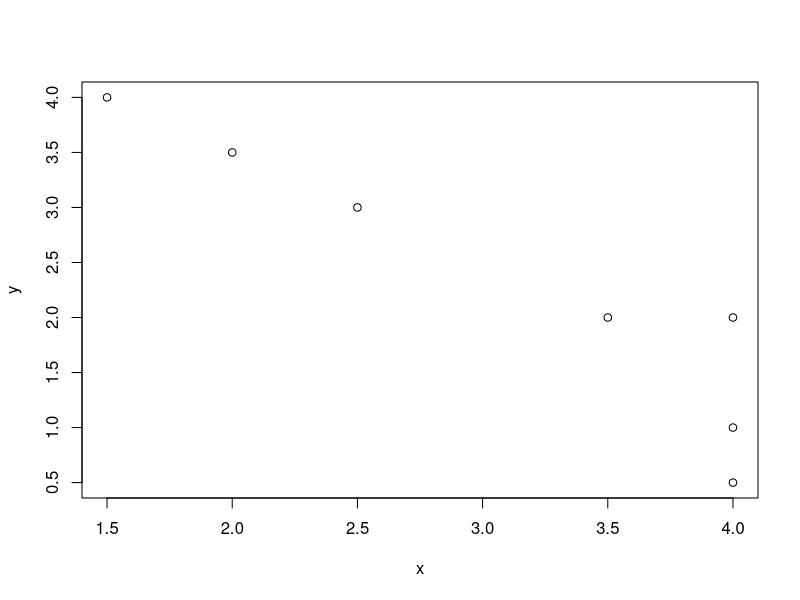

Source code (R):
x <- c(4.0, 4.0, 3.5, 4.0, 2.0, 2.5, 1.5)
y <- c(1.0, 0.5, 2.0, 2.0, 3.5, 3.0, 4.0)
tt <- 1:7

TT <- cbind(rep(1, length(tt)), tt)
X = cbind(rep(1, length(x)), x)

plot(x, y)

calc.thetahat <- function (X, y) {
    return(solve(t(X)%*%X)%*%t(X)%*%y)
}
calc.err <- function (X, y) {
    thetahat <- calc.thetahat(X, y)
    return(y-X%*%thetahat)
}
calc.sigmahatsq <- function (err, degf) {
    return(t(err)%*%(err)/degf)
}
calc.variance.prediction <- function (xp, X, sigmahatsq) {
    return(sigmahatsq*(1+t(xp)%*%solve(t(X)%*%X)%*%xp))
}

calc.prediction <- function (xp, X, y) {
    thetahat <- calc.thetahat(X, y)

    err <- calc.err(X, y)
    sigmahatsq <- calc.sigmahatsq(err, length(X[,1])-length(xp))

    variance.prediction <- calc.variance.prediction(xp, X, sigmahatsq)
    prediction <- xp%*%thetahat
    prediction.error <- qt(0.95, 5)*sqrt(variance.prediction)

    res <- sprintf('Confidence interval: %s +- %s', prediction, prediction.error)
    return(res)
}

thetahat <- calc.thetahat(X, y)

err <- calc.err(X, y)
sigmahatsq <- calc.sigmahatsq(err, 5)

xp <- c(1, 0.5)
variance.prediction <- calc.variance.prediction(xp, X, sigmahatsq)
prediction <- xp%*%thetahat
prediction.error <- qt(0.95, 5)*sqrt(variance.prediction)

res <- sprintf('Confidence interval: %s +- %s', prediction, prediction.error)


thetahat2 <- calc.thetahat(TT, y)
err2 <- calc.err(TT, y)
sigmahatsq2 <- calc.sigmahatsq(err2, 5)
tp <- c(1, 8)
variance.prediction.2 <- calc.variance.prediction(tp, TT, sigmahatsq2)
prediction2 <- tp%*%thetahat2
prediction.error.2 <- qt(0.95, 5)*sqrt(variance.prediction.2)
res2 <- sprintf('Confidence interval: %s +- %s', prediction2, prediction.error.2)
